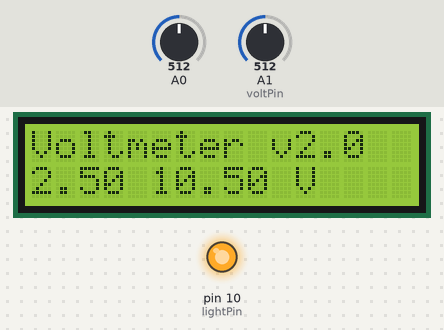
Bench run of a sketch on a simulated Arduino Uno, built with avr-gcc and run on an emulated ATmega328P. Parts: 16×2 character LCD, output pins drawn as LEDs (lit = HIGH). The inputs (shaded band) are chosen by the test bench; at power-on: A0 = 512, A1 (voltPin) = 512. What the sketch prints to the serial monitor is not drawn.

Above: at 1.2 s.
1.3 s: A0 set to 388
2.8 s: A0 set to 361
At 3.5 s:
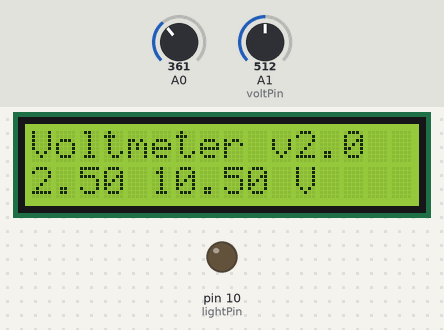
4.5 s: A1 (voltPin) set to 565
At 5.1 s:
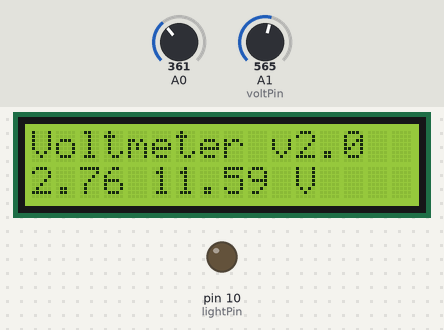
6.1 s: A1 (voltPin) set to 370
At 6.7 s:
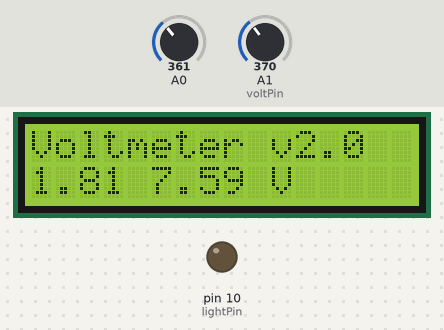
7.6 s: A1 (voltPin) set to 989
At 8.3 s:
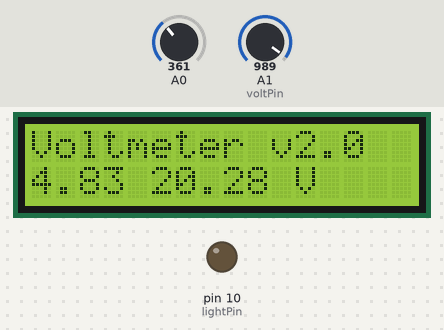
9.1 s: A1 (voltPin) set to 1011
At 9.9 s:
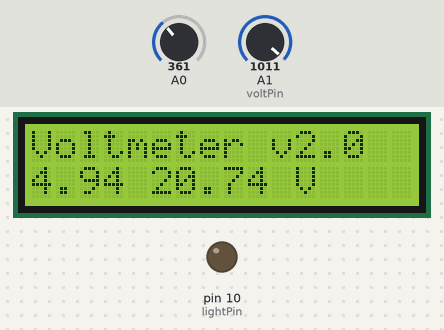
Timing chart, 0 to 11.6 s (numbered marks = the images above; inputs shaded):
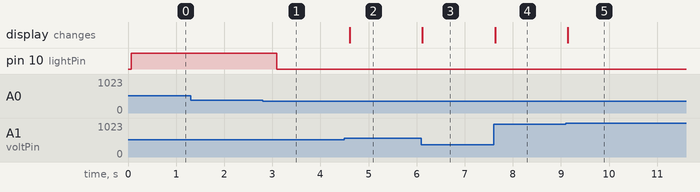

The sketch:

Voltmeter2.ino
```cpp
/*************************************************************************************
 *
 * Based on the LCDButton test sketch but modified to read up to 21V on pin A1
 * v1 just reads voltage and displays on screen
 * v2 turn LCD backlight on/off
 *
 **************************************************************************************/

#include <LiquidCrystal.h>

LiquidCrystal lcd(8, 9, 4, 5, 6, 7);           // select the pins used on the LCD panel
const int lightPin = 10; // pin 10 controls the backlight

// define some values used by the panel and buttons
int lcd_key     = 0;
int adc_key_in  = 0;

#define btnRIGHT  0
#define btnUP     1
#define btnDOWN   2
#define btnLEFT   3
#define btnSELECT 4
#define btnNONE   5

int read_LCD_buttons(){               // read the buttons
  adc_key_in = analogRead(0);       // read the value from the sensor

  // my buttons when read are centered at these valies: 0, 144, 329, 504, 741
  // we add approx 50 to those values and check to see if we are close
  // We make this the 1st option for speed reasons since it will be the most likely result

  if (adc_key_in > 1000) return btnNONE;

  // For V1.1 us this threshold
  /*
    if (adc_key_in < 50)   return btnRIGHT;
   if (adc_key_in < 250)  return btnUP;
   if (adc_key_in < 450)  return btnDOWN;
   if (adc_key_in < 650)  return btnLEFT;
   if (adc_key_in < 850)  return btnSELECT;
   */

  // For V1.0 comment the other threshold and use the one below:
  if (adc_key_in < 50)   return btnRIGHT;
  if (adc_key_in < 195)  return btnUP;
  if (adc_key_in < 380)  return btnDOWN;
  if (adc_key_in < 555)  return btnLEFT;
  if (adc_key_in < 790)  return btnSELECT;

  return btnNONE;                // when all others fail, return this.
}


// Analog volt read pin
const int voltPin = 1;

const float calibration = 0.993; // calibration factor for correcting voltage around the 12-13V range

//Variables for voltage divider
float denominator;
// actual resistor values
int resistor1 = 14890; // nominal 15000
int resistor2 = 4610; // nominal 4700;

boolean lightOn = true;

void setup(){
  Serial.begin(9600);
  analogReference(DEFAULT);

  //  Convert resistor values to division value
  //  R2 / (R1 + R2)
  denominator = (float)resistor2 / (resistor1 + resistor2);

  lcd.begin(16, 2);               // start the library
  lcd.setCursor(0,0);             // set the LCD cursor   position
  lcd.print("Voltmeter v2.0");   // print title message


}

void loop(){
  lcd_key = read_LCD_buttons();   // read the buttons

    switch (lcd_key){               // depending on which button was pushed, we perform an action

  case btnRIGHT:
    {             //  push button "RIGHT" and show the word on the screen
      break;
    }
  case btnLEFT:
    {
      break;
    }
  case btnUP:
    {
      lightOn = true;  // turn backlight on
      break;
    }
  case btnDOWN:
    {
      lightOn = false;  // turn backlight off
      break;
    }
  case btnSELECT:
    {
      break;
    }
  case btnNONE:
    {
      break;
    }
  }
  if ( lightOn ) {
    analogWrite(lightPin,255); // turn light on
  } else {
    analogWrite(lightPin,0); // turn light off
  }


  lcd.setCursor(0,1);             // move to the begining of the second line

  float voltage;
  //Obtain RAW voltage data
  voltage = analogRead(voltPin);
  Serial.print("pin value=");
  Serial.print(voltage);

  // Convert to actual voltage (0 - 5 Vdc)
  voltage = (voltage / 1024.0) * 5.0; // scale to 0 - 5 V range
  //  voltage = (voltage / 1024) * 4.2;  // use 4.2 as it's 21Vmax / 5

  // print pin voltage
  lcd.print(voltage);
  lcd.print(" ");

  Serial.print(" pin voltage=");
  Serial.print(voltage);


  //Convert to voltage before divider
  //  Divide by divider = multiply
  //  Divide by 1/5 = multiply by 5
  voltage = voltage / denominator * calibration;

  Serial.print(" divided voltage=");
  Serial.println(voltage);


  // print divided voltage
  lcd.print(voltage);
  lcd.print(" V ");

  //Delay to make serial out readable
  delay(500);


}
```

Measured:
- the behaviour switches between 380 and 379 on A0 (found by bisection; images 0 and 1)
- after the input at 1.3 s, every drawn part: stays the same
- after the input at 2.8 s, pin 10 (lightPin): HIGH → LOW after 0.29 s
- after the input at 4.5 s, the display: changes after 0.11 s (image 2)
- after the input at 6.1 s, the display: changes at once (image 3)
- after the input at 7.6 s, the display: changes at once (image 4)
- after the input at 9.1 s, the display: changes after 0.05 s (image 5)
